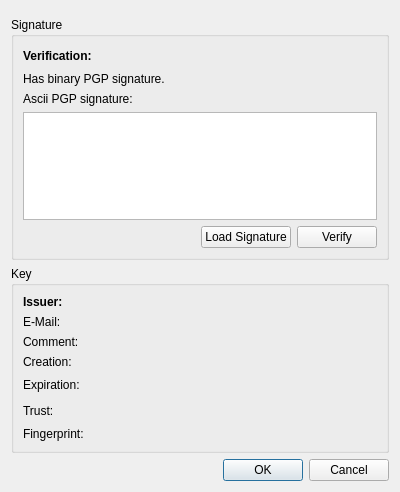
<?xml version="1.0" encoding="UTF-8"?>
<ui version="4.0">
 <class>SignatureDlg</class>
 <widget class="QWidget" name="SignatureDlg">
  <property name="geometry">
   <rect>
    <x>0</x>
    <y>0</y>
    <width>400</width>
    <height>492</height>
   </rect>
  </property>
  <layout class="QVBoxLayout" name="verticalLayout_2">
   <item>
    <widget class="KMessageWidget" name="information" native="true"/>
   </item>
   <item>
    <widget class="QGroupBox" name="sigGroup">
     <property name="title">
      <string>Signature</string>
     </property>
     <layout class="QVBoxLayout" name="verticalLayout">
      <item>
       <layout class="QFormLayout" name="formLayout">
        <item row="0" column="0">
         <widget class="QLabel" name="label_8">
          <property name="font">
           <font>
            <weight>75</weight>
            <bold>true</bold>
           </font>
          </property>
          <property name="text">
           <string>Verification:</string>
          </property>
         </widget>
        </item>
        <item row="0" column="1">
         <layout class="QHBoxLayout" name="horizontalLayout_4">
          <item>
           <widget class="QLabel" name="verificationIcon">
            <property name="text">
             <string/>
            </property>
           </widget>
          </item>
          <item>
           <widget class="QLabel" name="verified">
            <property name="font">
             <font>
              <weight>75</weight>
              <bold>true</bold>
             </font>
            </property>
            <property name="text">
             <string/>
            </property>
           </widget>
          </item>
          <item>
           <spacer name="horizontalSpacer">
            <property name="orientation">
             <enum>Qt::Horizontal</enum>
            </property>
            <property name="sizeHint" stdset="0">
             <size>
              <width>40</width>
              <height>20</height>
             </size>
            </property>
           </spacer>
          </item>
         </layout>
        </item>
       </layout>
      </item>
      <item>
       <widget class="QLabel" name="binaryLabel">
        <property name="text">
         <string>Has binary PGP signature.</string>
        </property>
       </widget>
      </item>
      <item>
       <widget class="QLabel" name="asciiLabel">
        <property name="text">
         <string>Ascii PGP signature:</string>
        </property>
       </widget>
      </item>
      <item>
       <widget class="QTextEdit" name="signature"/>
      </item>
      <item>
       <layout class="QHBoxLayout" name="horizontalLayout_5">
        <item>
         <spacer name="horizontalSpacer_2">
          <property name="orientation">
           <enum>Qt::Horizontal</enum>
          </property>
          <property name="sizeHint" stdset="0">
           <size>
            <width>40</width>
            <height>20</height>
           </size>
          </property>
         </spacer>
        </item>
        <item>
         <widget class="QPushButton" name="loadSignature">
          <property name="text">
           <string>Load Signature</string>
          </property>
         </widget>
        </item>
        <item>
         <widget class="QPushButton" name="verify">
          <property name="text">
           <string>Verify</string>
          </property>
         </widget>
        </item>
       </layout>
      </item>
     </layout>
    </widget>
   </item>
   <item>
    <widget class="QGroupBox" name="keyGroup">
     <property name="title">
      <string>Key</string>
     </property>
     <layout class="QFormLayout" name="formLayout_2">
      <item row="0" column="0">
       <widget class="QLabel" name="label">
        <property name="font">
         <font>
          <weight>75</weight>
          <bold>true</bold>
         </font>
        </property>
        <property name="text">
         <string>Issuer:</string>
        </property>
       </widget>
      </item>
      <item row="0" column="1">
       <widget class="QLabel" name="issuer">
        <property name="font">
         <font>
          <weight>75</weight>
          <bold>true</bold>
         </font>
        </property>
        <property name="text">
         <string/>
        </property>
        <property name="textInteractionFlags">
         <set>Qt::LinksAccessibleByMouse|Qt::TextSelectableByMouse</set>
        </property>
       </widget>
      </item>
      <item row="1" column="0">
       <widget class="QLabel" name="label_2">
        <property name="text">
         <string>E-Mail:</string>
        </property>
       </widget>
      </item>
      <item row="1" column="1">
       <widget class="QLabel" name="email">
        <property name="text">
         <string/>
        </property>
        <property name="textInteractionFlags">
         <set>Qt::LinksAccessibleByMouse|Qt::TextSelectableByMouse</set>
        </property>
       </widget>
      </item>
      <item row="2" column="0">
       <widget class="QLabel" name="label_9">
        <property name="text">
         <string>Comment:</string>
        </property>
       </widget>
      </item>
      <item row="2" column="1">
       <widget class="QLabel" name="comment">
        <property name="text">
         <string/>
        </property>
       </widget>
      </item>
      <item row="3" column="0">
       <widget class="QLabel" name="label_3">
        <property name="text">
         <string>Creation:</string>
        </property>
       </widget>
      </item>
      <item row="3" column="1">
       <widget class="QLabel" name="creation">
        <property name="text">
         <string/>
        </property>
        <property name="textInteractionFlags">
         <set>Qt::LinksAccessibleByMouse|Qt::TextSelectableByMouse</set>
        </property>
       </widget>
      </item>
      <item row="4" column="0">
       <widget class="QLabel" name="label_4">
        <property name="text">
         <string>Expiration:</string>
        </property>
       </widget>
      </item>
      <item row="4" column="1">
       <layout class="QHBoxLayout" name="horizontalLayout_3">
        <item>
         <widget class="QLabel" name="expirationIcon">
          <property name="text">
           <string/>
          </property>
         </widget>
        </item>
        <item>
         <widget class="QLabel" name="expiration">
          <property name="text">
           <string/>
          </property>
          <property name="textInteractionFlags">
           <set>Qt::LinksAccessibleByMouse|Qt::TextSelectableByMouse</set>
          </property>
         </widget>
        </item>
        <item>
         <spacer name="horizontalSpacer_3">
          <property name="orientation">
           <enum>Qt::Horizontal</enum>
          </property>
          <property name="sizeHint" stdset="0">
           <size>
            <width>40</width>
            <height>20</height>
           </size>
          </property>
         </spacer>
        </item>
       </layout>
      </item>
      <item row="5" column="0">
       <widget class="QLabel" name="label_5">
        <property name="text">
         <string>Trust:</string>
        </property>
       </widget>
      </item>
      <item row="5" column="1">
       <layout class="QHBoxLayout" name="horizontalLayout">
        <item>
         <widget class="QLabel" name="trustIcon">
          <property name="text">
           <string/>
          </property>
         </widget>
        </item>
        <item>
         <widget class="QLabel" name="trust">
          <property name="text">
           <string/>
          </property>
          <property name="textInteractionFlags">
           <set>Qt::LinksAccessibleByMouse|Qt::TextSelectableByMouse</set>
          </property>
         </widget>
        </item>
        <item>
         <spacer name="horizontalSpacer_4">
          <property name="orientation">
           <enum>Qt::Horizontal</enum>
          </property>
          <property name="sizeHint" stdset="0">
           <size>
            <width>40</width>
            <height>20</height>
           </size>
          </property>
         </spacer>
        </item>
       </layout>
      </item>
      <item row="6" column="0">
       <widget class="QLabel" name="label_6">
        <property name="text">
         <string>Fingerprint:</string>
        </property>
       </widget>
      </item>
      <item row="6" column="1">
       <widget class="QLabel" name="fingerprint">
        <property name="text">
         <string/>
        </property>
        <property name="textInteractionFlags">
         <set>Qt::LinksAccessibleByMouse|Qt::TextSelectableByMouse</set>
        </property>
       </widget>
      </item>
     </layout>
    </widget>
   </item>
   <item>
    <widget class="QDialogButtonBox" name="buttonBox">
     <property name="standardButtons">
      <set>QDialogButtonBox::Cancel|QDialogButtonBox::Ok</set>
     </property>
    </widget>
   </item>
  </layout>
 </widget>
 <customwidgets>
  <customwidget>
   <class>KMessageWidget</class>
   <extends>QWidget</extends>
   <header location="global">KMessageWidget</header>
   <container>1</container>
  </customwidget>
 </customwidgets>
 <resources/>
 <connections/>
</ui>
